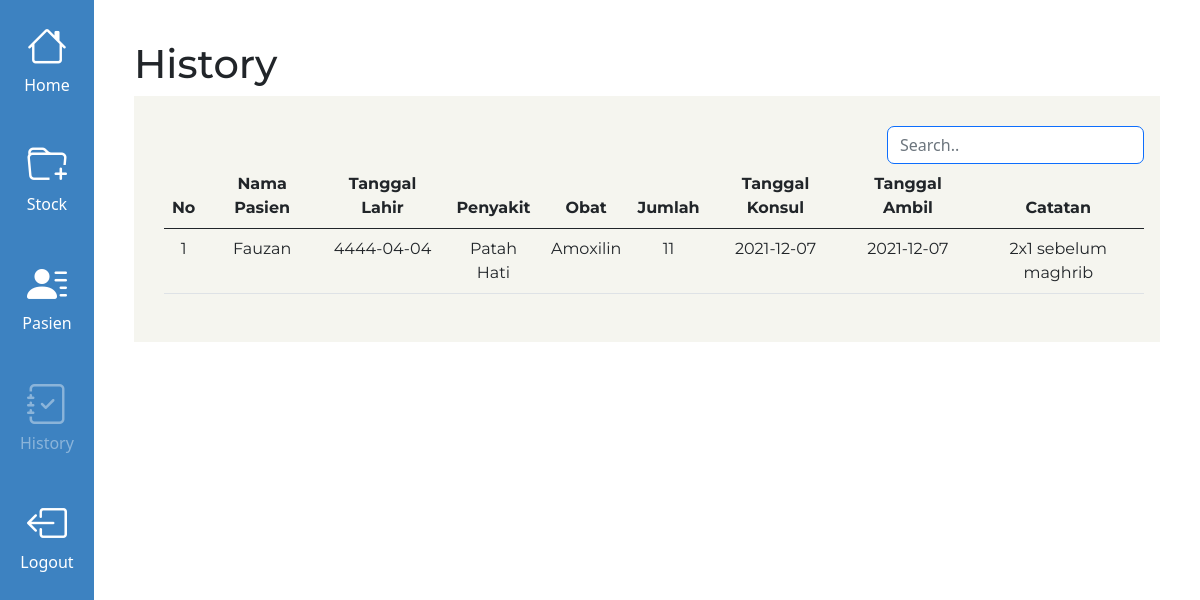
Page /historyApoteker.php (signed in) on the committed database.
### tables this page shows
CREATE TABLE `pasien` (
  `id_pasien` int(11) NOT NULL,
  `nama` varchar(255) NOT NULL,
  `tanggal_lahir` date NOT NULL,
  `penyakit` varchar(255) NOT NULL,
  `obat` varchar(255) NOT NULL,
  `jumlah` int(255) NOT NULL,
  `catatan` varchar(255) NOT NULL,
  `tanggal_konsul` date NOT NULL,
  `tanggal_ambil` date DEFAULT NULL,
  `terima_obat` tinyint(1) NOT NULL
);

### historyApoteker.php (the view, shortened to what this page needs)
<?php
require 'auth/functions.php';
?>
<!doctype html>
<html lang="en">
  <head>
    <link href="https://cdn.jsdelivr.net/npm/bootstrap@5.0.2/dist/css/bootstrap.min.css" rel="stylesheet">
    <link rel="stylesheet" href="https://cdn.jsdelivr.net/npm/bootstrap-icons@1.7.2/font/bootstrap-icons.css">
    <link rel="stylesheet" href="css/sidebar.css">
    <link rel="stylesheet" href="css/stockObat.css">
  </head>
  <body>
    <div class="container-fluid">
      <div class="row">
        <div class=" sidebar col-sm-auto sticky-top" >
          <div class="d-flex flex-sm-column flex-row flex-nowrap align-items-center sticky-top" >
            <ul class="nav nav-pills nav-flush flex-sm-column flex-row flex-nowrap mb-auto mx-auto text-center align-items-center">
              <li class="nav-item">
                <a href="homeApoteker.php" class="font nav-link py-3 px-2" title="" data-bs-toggle="tooltip" data-bs-placement="right" data-bs-original-title="Home">
                  <i class="bi-house fs-1"></i>
                  <h6>Home</h6>
                </a>
              </li>
              <li>
                <a href="stockApoteker.php" class="font nav-link py-3 px-2" title="" data-bs-toggle="tooltip" data-bs-placement="right" data-bs-original-title="Stock">
                  <i class="bi-folder-plus fs-1"></i>
                  <h6>Stock</h6>
                </a>
              </li>
              <li>
                <a href="pasien.php" class="font nav-link py-3 px-2" title="" data-bs-toggle="tooltip" data-bs-placement="right" data-bs-original-title="Pasien">
                  <i class="bi-person-lines-fill fs-1"></i>
                  <h6>Pasien</h6>
                </a>
              </li>
              <li>
                <a href="historyApoteker.php" class="font nav-link py-3 px-2 selected" title="" data-bs-toggle="tooltip" data-bs-placement="right" data-bs-original-title="History">
                  <i class="bi-journal-check fs-1"></i>
                  <h6>History</h6>
                </a>
              </li>
              <li>
                <a href="#logoutConfirm" class="font nav-link py-3 px-2" title="" data-bs-toggle="modal" data-bs-placement="right" data-bs-original-title="Logout">
                  <i class="bi-box-arrow-left fs-1"></i>
                  <h6>Logout</h6>
                </a>
              </li>
            </ul>
          </div>
        </div>
        <div class="col-sm p-3 min-vh-100">
          <div class="container">
            <div class="pt-4">
              <h1>History</h1>
            </div>
            <div>
              <div>
                <div class="card-body">
                  <div class="text-end">
                    <div class="d-inline-flex bd-highlight-end">
                      <input id="katas" class="form-control search border border-primary text-colour-primary" type="text" style="border-radius: 7px;" placeholder="Search..">
                    </div>
                  </div>
                  <div id="tables" class="table table-responsive text-center">
                    <table class="table" id="dataTable">
                      <thead>
                        <tr>
                          <th>No</th>
                          <th>Nama Pasien</th>
                          <th>Tanggal Lahir</th>
                          <th>Penyakit</th>
                          <th>Obat</th>
                          <th>Jumlah</th>
                          <th>Tanggal Konsul</th>
                          <th>Tanggal Ambil</th>
                          <th>Catatan</th>
                        </tr>
                      </thead>
                      <tbody>
                        <?php
                        $no=1;
                        $mysqli = new mysqli($server, $userserve, $passserve, $database);
                        $select_records = "SELECT * FROM pasien WHERE terima_obat='1'";
                        $records = $mysqli->query($select_records);
                        while($record = $records->fetch_assoc()) {
                        ?>
                        <tr>
                          <td><?php echo $no ?></td>
                          <td><?php echo $record['nama']; ?></td>
                          <td><?php echo $record['tanggal_lahir']; ?></td>
                          <td><?php echo $record['penyakit']; ?></td>
                          <td><?php echo $record['obat']; ?></td>
                          <td><?php echo $record['jumlah']; ?></td>
                          <td><?php echo $record['tanggal_konsul']; ?></td>
                          <td><?php echo $record['tanggal_ambil']; ?></td>
                          <td><?php echo $record['catatan']; ?></td>
                        </tr>
                        <?php $no++;
                          }
                        ?>
                      </tbody>
                    </table>
                  </div>
                </div>
              </div>
            </div>
          </div>
        </div>
      </div>
    </div>
  </body>
</html>

### css/sidebar.css (style rules this page uses)
.sidebar { background-color: #3D82C1; }
.nav .font { color: white; }
.selected { opacity: 40%; }

### css/stockObat.css (style rules this page uses)
.card-body { background-color: #F5F5EF; }
h1 { font-family: Montserrat; }
.table { font-family: Montserrat; overflow-y: scroll; }
.container .card-body { padding-left: 30px; padding-top: 30px; }
.nav { font-size: smaller; }

### rows in the picture
pasien: nama "Fauzan", tanggal_lahir "4444-04-04", penyakit "Patah Hati", obat "Amoxilin", jumlah "11", tanggal_konsul "2021-12-07", tanggal_ambil "2021-12-07", catatan "2x1 sebelum maghrib"
